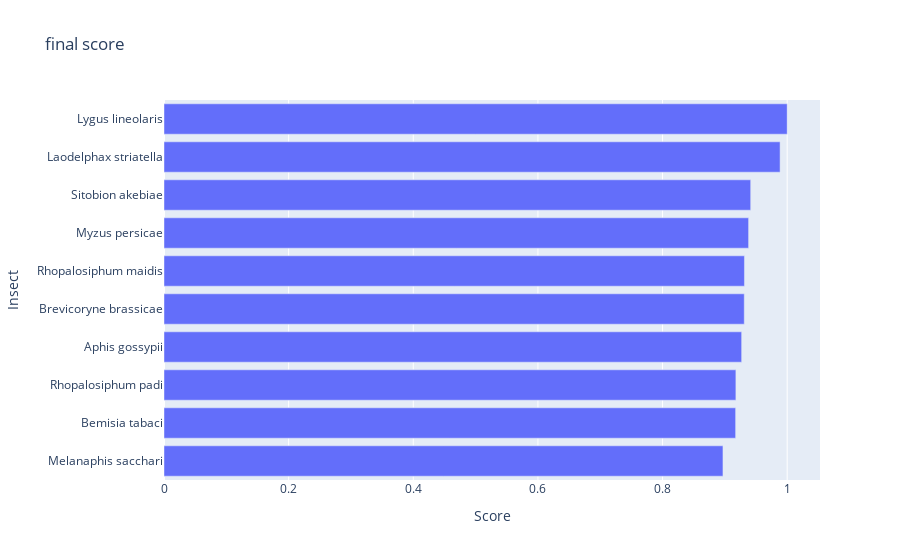

The notebook cell this image was saved under:
### Code cell
import plotly.graph_objects as go

to_itter=data_to_count.sort_values('result',ascending=False).reset_index(drop=True)[:10]

label=[]
degree=[]
for index,data in to_itter.sort_values('result',ascending=True).reset_index(drop=True).iterrows():
    label.append(data.label)
    degree.append(data.result)

fig = go.Figure(data=go.Bar(
    x=degree,
    y=label,
    orientation='h'
))

fig.update_layout(
    title='final score',
    xaxis_title='Score',
    yaxis_title='Insect'
)

fig.show()

### Figure 1 — Plotly figure (JSON) as saved in the notebook; plotly's stock layout.template omitted (floating-point values rounded to 4 significant figures)
{"data": [{"orientation": "h", "type": "bar", "x": [0.8969, 0.9173, 0.9177, 0.9269, 0.9311, 0.9314, 0.9381, 0.9414, 0.9886, 1], "y": ["Melanaphis sacchari", "Bemisia tabaci", "Rhopalosiphum padi", "Aphis gossypii", "Brevicoryne brassicae", "Rhopalosiphum maidis", "Myzus persicae", "Sitobion akebiae", "Laodelphax striatella", "Lygus lineolaris"]}], "layout": {"title": {"text": "final score"}, "xaxis": {"title": {"text": "Score"}}, "yaxis": {"title": {"text": "Insect"}}}}
